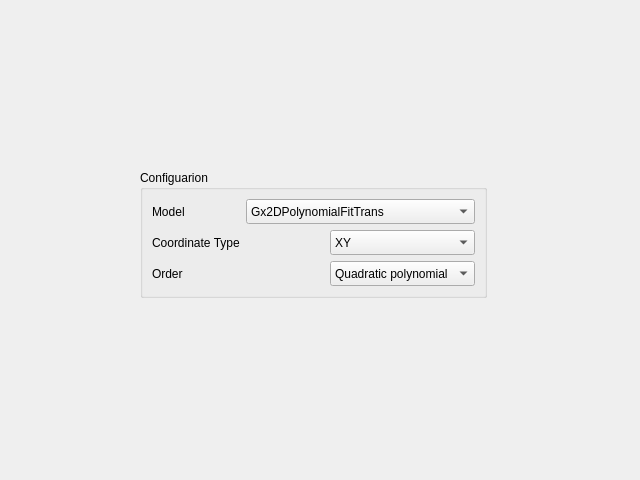
<?xml version="1.0" encoding="UTF-8"?>
<ui version="4.0">
 <class>PolyfitForm</class>
 <widget class="QWidget" name="PolyfitForm">
  <property name="geometry">
   <rect>
    <x>0</x>
    <y>0</y>
    <width>640</width>
    <height>480</height>
   </rect>
  </property>
  <property name="windowTitle">
   <string>Form</string>
  </property>
  <widget class="QGroupBox" name="groupBox_Congfiguation">
   <property name="geometry">
    <rect>
     <x>140</x>
     <y>170</y>
     <width>347</width>
     <height>128</height>
    </rect>
   </property>
   <property name="title">
    <string>Configuarion</string>
   </property>
   <layout class="QGridLayout" name="gridLayout">
    <item row="0" column="0">
     <widget class="QLabel" name="label_12">
      <property name="sizePolicy">
       <sizepolicy hsizetype="Preferred" vsizetype="Preferred">
        <horstretch>0</horstretch>
        <verstretch>0</verstretch>
       </sizepolicy>
      </property>
      <property name="text">
       <string>Model</string>
      </property>
     </widget>
    </item>
    <item row="0" column="1" colspan="2">
     <widget class="QComboBox" name="comboBox_Model">
      <property name="sizePolicy">
       <sizepolicy hsizetype="Preferred" vsizetype="Fixed">
        <horstretch>0</horstretch>
        <verstretch>0</verstretch>
       </sizepolicy>
      </property>
      <property name="minimumSize">
       <size>
        <width>0</width>
        <height>25</height>
       </size>
      </property>
      <property name="maximumSize">
       <size>
        <width>16777215</width>
        <height>40</height>
       </size>
      </property>
      <item>
       <property name="text">
        <string>Gx2DPolynomialFitTrans</string>
       </property>
      </item>
     </widget>
    </item>
    <item row="1" column="0">
     <widget class="QLabel" name="label_13">
      <property name="sizePolicy">
       <sizepolicy hsizetype="Preferred" vsizetype="Preferred">
        <horstretch>0</horstretch>
        <verstretch>0</verstretch>
       </sizepolicy>
      </property>
      <property name="text">
       <string>Coordinate Type</string>
      </property>
     </widget>
    </item>
    <item row="1" column="2">
     <widget class="QComboBox" name="comboBox_CoordType">
      <property name="sizePolicy">
       <sizepolicy hsizetype="Preferred" vsizetype="Fixed">
        <horstretch>0</horstretch>
        <verstretch>0</verstretch>
       </sizepolicy>
      </property>
      <property name="minimumSize">
       <size>
        <width>0</width>
        <height>25</height>
       </size>
      </property>
      <property name="maximumSize">
       <size>
        <width>16777215</width>
        <height>40</height>
       </size>
      </property>
      <item>
       <property name="text">
        <string>XY</string>
       </property>
      </item>
      <item>
       <property name="text">
        <string>BL</string>
       </property>
      </item>
     </widget>
    </item>
    <item row="2" column="0" colspan="2">
     <widget class="QLabel" name="label_14">
      <property name="sizePolicy">
       <sizepolicy hsizetype="Preferred" vsizetype="Preferred">
        <horstretch>0</horstretch>
        <verstretch>0</verstretch>
       </sizepolicy>
      </property>
      <property name="text">
       <string>Order</string>
      </property>
     </widget>
    </item>
    <item row="2" column="2">
     <widget class="QComboBox" name="comboBox_Order">
      <property name="sizePolicy">
       <sizepolicy hsizetype="Preferred" vsizetype="Fixed">
        <horstretch>0</horstretch>
        <verstretch>0</verstretch>
       </sizepolicy>
      </property>
      <property name="minimumSize">
       <size>
        <width>0</width>
        <height>25</height>
       </size>
      </property>
      <property name="maximumSize">
       <size>
        <width>16777215</width>
        <height>40</height>
       </size>
      </property>
      <item>
       <property name="text">
        <string>Quadratic polynomial</string>
       </property>
      </item>
      <item>
       <property name="text">
        <string>Cubic polynomial</string>
       </property>
      </item>
     </widget>
    </item>
   </layout>
  </widget>
 </widget>
 <resources/>
 <connections/>
</ui>
